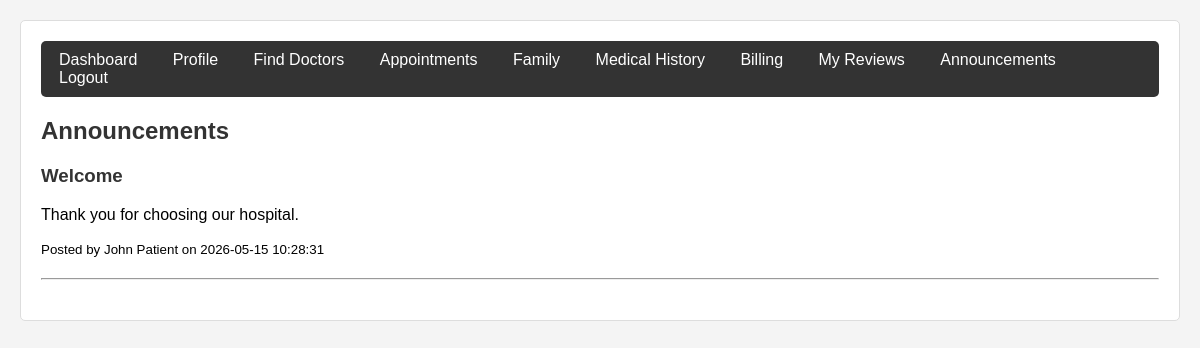
The app's page /controllers/PatientController.php?page=announcements (signed in), older data.
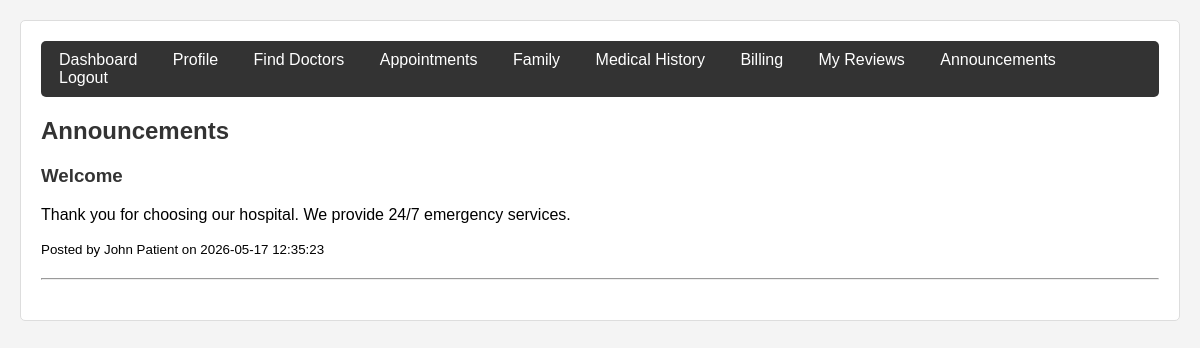
The same page, newer data.
### tables this page shows
CREATE TABLE `announcements` (
  `id` int(11) NOT NULL,
  `author_id` int(11) NOT NULL,
  `title` varchar(255) NOT NULL,
  `body` text DEFAULT NULL,
  `target_role` enum('all','patient','doctor') DEFAULT 'all',
  `published_at` timestamp NOT NULL DEFAULT current_timestamp()
);

CREATE TABLE `users` (
  `id` int(11) NOT NULL,
  `name` varchar(100) NOT NULL,
  `email` varchar(100) NOT NULL,
  `password_hash` varchar(255) NOT NULL,
  `phone` varchar(20) DEFAULT NULL,
  `role` enum('patient','doctor','receptionist','admin') DEFAULT 'patient',
  `profile_pic` varchar(255) DEFAULT NULL,
  `is_active` tinyint(1) DEFAULT 1,
  `created_at` timestamp NOT NULL DEFAULT current_timestamp()
);

### models/Announcement.php (called while the page is built)
<?php
require_once __DIR__ . '/../config/database.php';
class Announcement {
    private mysqli $conn;
    public function __construct() {
        $database = new Database();
        $this->conn = $database->getConnection();
    }
    public function getForRole($role) {
        $stmt = $this->conn->prepare("SELECT a.*, u.name as author_name FROM announcements a JOIN users u ON a.author_id = u.id WHERE a.target_role = 'all' OR a.target_role = ? ORDER BY a.published_at DESC");
        $stmt->bind_param("s", $role);
        $stmt->execute();
        $result = $stmt->get_result();
        $list = [];
        while($row = $result->fetch_assoc()) $list[] = $row;
        return $list;
    }
}
?>

### config/database.php (called while the page is built, shortened)
<?php
class Database {
    private $host = "localhost";
    private $db_name = "hospital_db";
    private $username = "root";
    private $password = "";
    public function getConnection() {
        $this->conn = null;
        try {
            $this->conn = new mysqli($this->host, $this->username, $this->password, $this->db_name);
            $this->conn->set_charset("utf8mb4");
        } catch(Exception $e) {
            die("Connection error: " . $e->getMessage());
        }
        return $this->conn;
    }
}
?>

### views/patient/announcements.php (the view)
<?php
$anns = $announcementModel->getForRole('patient');
?>
<h2>Announcements</h2>
<?php foreach($anns as $a): ?>
<div>
    <h3><?php echo htmlspecialchars($a['title']); ?></h3>
    <p><?php echo nl2br(htmlspecialchars($a['body'])); ?></p>
    <small>Posted by <?php echo $a['author_name']; ?> on <?php echo $a['published_at']; ?></small>
</div><hr>
<?php endforeach; ?>

Row changes from the older to the newer data that the page shows:
changed announcements "Welcome": body "Thank you for choosing our hospital." → "Thank you for choosing our hospital. We provide 24/7 emergency services."; published_at "2026-05-15 10:28:31" → "2026-05-17 12:35:23"
